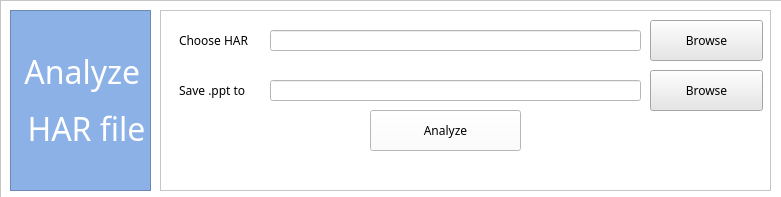
<?xml version="1.0" encoding="UTF-8"?>
<ui version="4.0">
 <class>MainWindow</class>
 <widget class="QMainWindow" name="MainWindow">
  <property name="geometry">
   <rect>
    <x>0</x>
    <y>0</y>
    <width>781</width>
    <height>197</height>
   </rect>
  </property>
  <property name="sizePolicy">
   <sizepolicy hsizetype="Fixed" vsizetype="Fixed">
    <horstretch>0</horstretch>
    <verstretch>0</verstretch>
   </sizepolicy>
  </property>
  <property name="windowTitle">
   <string>HARalyzer</string>
  </property>
  <property name="styleSheet">
   <string notr="true">background-color: rgb(255, 255, 255);</string>
  </property>
  <widget class="QWidget" name="centralwidget">
   <widget class="QFrame" name="frame_2">
    <property name="geometry">
     <rect>
      <x>0</x>
      <y>0</y>
      <width>791</width>
      <height>201</height>
     </rect>
    </property>
    <property name="sizePolicy">
     <sizepolicy hsizetype="Fixed" vsizetype="Fixed">
      <horstretch>0</horstretch>
      <verstretch>0</verstretch>
     </sizepolicy>
    </property>
    <property name="frameShape">
     <enum>QFrame::StyledPanel</enum>
    </property>
    <property name="frameShadow">
     <enum>QFrame::Raised</enum>
    </property>
    <widget class="QLabel" name="label">
     <property name="geometry">
      <rect>
       <x>10</x>
       <y>10</y>
       <width>141</width>
       <height>181</height>
      </rect>
     </property>
     <property name="font">
      <font>
       <family>.Aqua Kana</family>
       <pointsize>36</pointsize>
       <weight>50</weight>
       <italic>false</italic>
       <bold>false</bold>
       <strikeout>false</strikeout>
       <kerning>false</kerning>
      </font>
     </property>
     <property name="styleSheet">
      <string notr="true">background-color: rgb(140, 177, 231);
color: rgb(255, 255, 255);</string>
     </property>
     <property name="frameShape">
      <enum>QFrame::StyledPanel</enum>
     </property>
     <property name="frameShadow">
      <enum>QFrame::Sunken</enum>
     </property>
     <property name="text">
      <string>&lt;html&gt;&lt;head/&gt;&lt;body&gt;&lt;p align=&quot;center&quot;&gt;&lt;span style=&quot; font-size:24pt; color:#ffffff;&quot;&gt;Analyze &lt;/span&gt;&lt;/p&gt;&lt;p align=&quot;center&quot;&gt;&lt;span style=&quot; font-size:24pt; color:#ffffff;&quot;&gt;HAR file&lt;/span&gt;&lt;/p&gt;&lt;/body&gt;&lt;/html&gt;</string>
     </property>
    </widget>
    <widget class="QFrame" name="frame">
     <property name="geometry">
      <rect>
       <x>160</x>
       <y>10</y>
       <width>611</width>
       <height>181</height>
      </rect>
     </property>
     <property name="sizePolicy">
      <sizepolicy hsizetype="Fixed" vsizetype="Fixed">
       <horstretch>0</horstretch>
       <verstretch>0</verstretch>
      </sizepolicy>
     </property>
     <property name="frameShape">
      <enum>QFrame::StyledPanel</enum>
     </property>
     <property name="frameShadow">
      <enum>QFrame::Raised</enum>
     </property>
     <widget class="QPushButton" name="chooseFile">
      <property name="geometry">
       <rect>
        <x>490</x>
        <y>10</y>
        <width>113</width>
        <height>41</height>
       </rect>
      </property>
      <property name="font">
       <font>
        <family>.Aqua Kana</family>
       </font>
      </property>
      <property name="styleSheet">
       <string notr="true">background-color: rgb(230, 230, 230);</string>
      </property>
      <property name="text">
       <string>Browse</string>
      </property>
     </widget>
     <widget class="QPushButton" name="chooseDirectory">
      <property name="geometry">
       <rect>
        <x>490</x>
        <y>60</y>
        <width>113</width>
        <height>41</height>
       </rect>
      </property>
      <property name="font">
       <font>
        <family>.Aqua Kana</family>
       </font>
      </property>
      <property name="styleSheet">
       <string notr="true">background-color: rgb(230, 230, 230);</string>
      </property>
      <property name="text">
       <string>Browse</string>
      </property>
     </widget>
     <widget class="QLabel" name="labelFile">
      <property name="geometry">
       <rect>
        <x>19</x>
        <y>20</y>
        <width>81</width>
        <height>21</height>
       </rect>
      </property>
      <property name="font">
       <font>
        <family>.Aqua Kana</family>
       </font>
      </property>
      <property name="text">
       <string>Choose HAR</string>
      </property>
     </widget>
     <widget class="QLabel" name="labelFolder">
      <property name="geometry">
       <rect>
        <x>19</x>
        <y>70</y>
        <width>81</width>
        <height>20</height>
       </rect>
      </property>
      <property name="font">
       <font>
        <family>.Aqua Kana</family>
       </font>
      </property>
      <property name="text">
       <string>Save .ppt to</string>
      </property>
     </widget>
     <widget class="QLineEdit" name="lineEditFile">
      <property name="geometry">
       <rect>
        <x>110</x>
        <y>20</y>
        <width>371</width>
        <height>21</height>
       </rect>
      </property>
      <property name="readOnly">
       <bool>true</bool>
      </property>
     </widget>
     <widget class="QLineEdit" name="lineEditFolder">
      <property name="geometry">
       <rect>
        <x>110</x>
        <y>70</y>
        <width>371</width>
        <height>21</height>
       </rect>
      </property>
      <property name="readOnly">
       <bool>true</bool>
      </property>
     </widget>
     <widget class="QPushButton" name="processFile">
      <property name="geometry">
       <rect>
        <x>210</x>
        <y>100</y>
        <width>151</width>
        <height>41</height>
       </rect>
      </property>
      <property name="font">
       <font>
        <family>.Aqua Kana</family>
       </font>
      </property>
      <property name="text">
       <string>Analyze</string>
      </property>
     </widget>
     <widget class="QLabel" name="readyLabel">
      <property name="geometry">
       <rect>
        <x>190</x>
        <y>150</y>
        <width>181</width>
        <height>21</height>
       </rect>
      </property>
      <property name="font">
       <font>
        <family>.Aqua Kana</family>
       </font>
      </property>
      <property name="text">
       <string/>
      </property>
      <property name="alignment">
       <set>Qt::AlignCenter</set>
      </property>
     </widget>
    </widget>
   </widget>
  </widget>
 </widget>
 <resources/>
 <connections/>
</ui>
